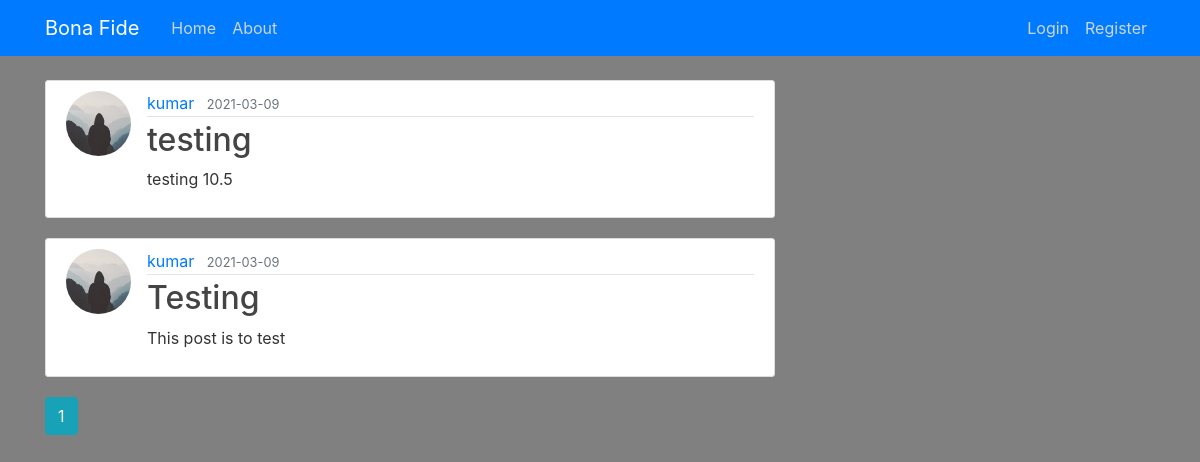
The page /home on the database its author committed.
### flaskblog/models.py (models this page shows, shortened)
class Post(db.Model):
    id = db.Column(db.Integer, primary_key=True)
    title = db.Column(db.String(100), nullable=False)
    date_posted = db.Column(db.DateTime, nullable=False, default=datetime.utcnow)
    content = db.Column(db.Text, nullable=False)
    user_id = db.Column(db.Integer, db.ForeignKey('user.id'), nullable=False)

class User(db.Model, UserMixin):
    id = db.Column(db.Integer, primary_key=True)
    username = db.Column(db.String(20), unique=True, nullable=False)
    email = db.Column(db.String(120), unique=True, nullable=False)
    image_file = db.Column(db.String(20), nullable=False, default='default.jpg')
    password = db.Column(db.String(60), nullable=False)
    posts = db.relationship('Post', backref='author', lazy=True)

### flaskblog/routes.py (the view)
@app.route("/")
@app.route("/home")
def home():
    page = request.args.get('page', 1, type=int)
    posts = Post.query.order_by(Post.date_posted.desc()).paginate(page=page, per_page=5)
    return render_template('home.html', posts=posts)

### flaskblog/templates/home.html
{% extends "layout.html" %}
{% block content %}
    {% for post in posts.items %}
        <article class="media content-section">
          <img class="rounded-circle article-img" src="{{ url_for('static', filename='profile_pics/' + post.author.image_file) }}">
          <div class="media-body">
            <div class="article-metadata">
              <a class="mr-2" href="{{ url_for('user_posts', username=post.author.username) }}">{{ post.author.username }}</a>
              <small class="text-muted">{{ post.date_posted.strftime('%Y-%m-%d') }}</small>
            </div>
            <h2><a class="article-title" href="{{ url_for('post', post_id=post.id) }}">{{ post.title }}</a></h2>
            <p class="article-content">{{ post.content }}</p>
          </div>
        </article>
    {% endfor %}
    {% for page_num in posts.iter_pages(left_edge=1, right_edge=1, left_current=1, right_current=2) %}
      {% if page_num %}
        {% if posts.page == page_num %}
          <a class="btn btn-info mb-4" href="{{ url_for('home', page=page_num) }}">{{ page_num }}</a>
        {% else %}
          <a class="btn btn-outline-info mb-4" href="{{ url_for('home', page=page_num) }}">{{ page_num }}</a>
        {% endif %}
      {% else %}
        ...
      {% endif %}
    {% endfor %}
{% endblock content %}

### flaskblog/static/main.css (style rules this page uses)
body { background: #fafafa; color: #333333; margin-top: 5rem; }
h1, h2, h3, h4, h5, h6 { color: #444444; }
.content-section { background: #ffffff; padding: 10px 20px; border: 1px solid #dddddd; border-radius: 3px; margin-bottom: 20px; }
.article-title { color: #444444; }
.article-content { white-space: pre-line; }
.article-img { height: 65px; width: 65px; margin-right: 16px; }
.article-metadata { padding-bottom: 1px; margin-bottom: 4px; border-bottom: 1px solid #e3e3e3 }

### rows shown on the page
Post: image_file (placeholder picture), author.username "kumar", date_posted "2021-03-09", title "testing", content "testing 10.5"
Post: image_file (placeholder picture), author.username "kumar", date_posted "2021-03-09", title "Testing", content "This post is to test"

### other values the page prints
{{ page_num }} "1"
